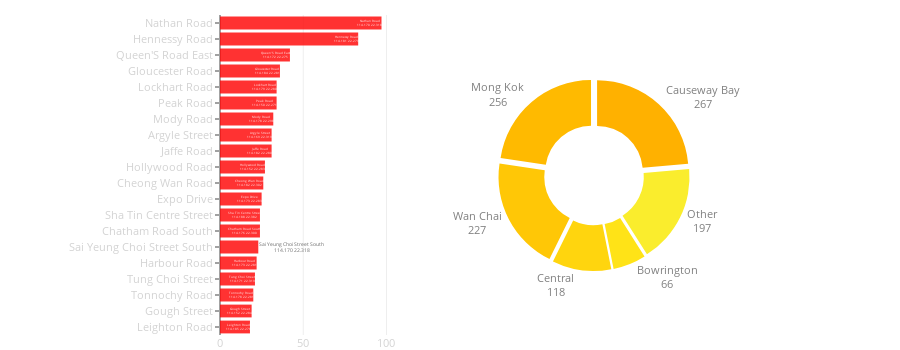

The code cell stored with this chart in its notebook:
### Code cell
street_area_combine(city_data)

### Figure 1 — Plotly figure (JSON) as saved in the notebook; plotly's stock layout.template omitted (floating-point values rounded to 4 significant figures)
{"data": [{"hoverinfo": "text", "marker": {"color": "red"}, "opacity": 0.8, "orientation": "h", "showlegend": false, "text": ["Nathan Road<br>114.170 22.318", "Hennessy Road<br>114.181 22.279", "Queen'S Road East<br>114.172 22.275", "Gloucester Road<br>114.184 22.281", "Lockhart Road<br>114.179 22.280", "Peak Road<br>114.150 22.271", "Mody Road<br>114.178 22.298", "Argyle Street<br>114.169 22.319", "Jaffe Road<br>114.182 22.280", "Hollywood Road<br>114.152 22.283", "Cheong Wan Road<br>114.182 22.302", "Expo Drive<br>114.173 22.283", "Sha Tin Centre Street<br>114.188 22.382", "Chatham Road South<br>114.176 22.300", "Sai Yeung Choi Street South<br>114.170 22.318", "Harbour Road<br>114.173 22.281", "Tung Choi Street<br>114.171 22.319", "Tonnochy Road<br>114.178 22.281", "Gough Street<br>114.152 22.284", "Leighton Road<br>114.185 22.278"], "type": "bar", "uid": "f5c94122-44d5-11e9-ab21-3c15c2cf2370", "x": [97, 83, 42, 36, 34, 34, 32, 31, 31, 27, 26, 25, 24, 24, 23, 22, 21, 20, 19, 18], "y": ["Nathan Road", "Hennessy Road", "Queen'S Road East", "Gloucester Road", "Lockhart Road", "Peak Road", "Mody Road", "Argyle Street", "Jaffe Road", "Hollywood Road", "Cheong Wan Road", "Expo Drive", "Sha Tin Centre Street", "Chatham Road South", "Sai Yeung Choi Street South", "Harbour Road", "Tung Choi Street", "Tonnochy Road", "Gough Street", "Leighton Road"]}, {"domain": {"x": [0.1, 1], "y": [0.2, 0.8]}, "hole": 0.5, "hoverinfo": "label+percent+value", "labels": ["Causeway Bay", "Mong Kok", "Wan Chai", "Central", "Bowrington", "Other"], "marker": {"colors": ["#ffb100", "#ffba00", "#ffc706", "#ffd50e", "#ffe317", "#faed2d"]}, "pull": 0.05, "sort": false, "textfont": {"color": "grey", "size": 11}, "textinfo": "label+value", "textposition": "outside", "type": "pie", "uid": "f5c94424-44d5-11e9-a8f2-3c15c2cf2370", "values": [267, 256, 227, 118, 66, 197]}], "layout": {"height": 350, "hovermode": "closest", "margin": {"b": 15, "l": 220, "r": 0, "t": 15}, "showlegend": false, "width": 900, "xaxis": {"domain": [0, 0.25], "tickfont": {"color": "lightgrey", "size": 11}}, "yaxis": {"autorange": "reversed", "domain": [0, 1], "tickfont": {"color": "lightgrey", "size": 11}, "ticklen": 4}}}
